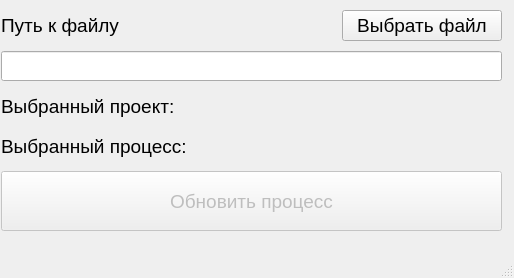
<?xml version="1.0" encoding="UTF-8"?>
<ui version="4.0">
 <class>MainWindow</class>
 <widget class="QMainWindow" name="MainWindow">
  <property name="geometry">
   <rect>
    <x>0</x>
    <y>0</y>
    <width>514</width>
    <height>278</height>
   </rect>
  </property>
  <property name="windowTitle">
   <string>Обновление процесса</string>
  </property>
  <widget class="QWidget" name="centralwidget">
   <widget class="QFrame" name="MainFrame">
    <property name="geometry">
     <rect>
      <x>0</x>
      <y>0</y>
      <width>511</width>
      <height>241</height>
     </rect>
    </property>
    <layout class="QVBoxLayout" name="verticalLayout" stretch="1,1,1,1,2">
     <property name="spacing">
      <number>10</number>
     </property>
     <property name="leftMargin">
      <number>1</number>
     </property>
     <property name="topMargin">
      <number>10</number>
     </property>
     <property name="bottomMargin">
      <number>10</number>
     </property>
     <item>
      <layout class="QHBoxLayout" name="horizontalLayout_2">
       <item>
        <widget class="QLabel" name="label_path">
         <property name="font">
          <font>
           <pointsize>14</pointsize>
          </font>
         </property>
         <property name="text">
          <string>Путь к файлу</string>
         </property>
        </widget>
       </item>
       <item>
        <widget class="QLabel" name="label_project_2">
         <property name="font">
          <font>
           <pointsize>14</pointsize>
          </font>
         </property>
         <property name="text">
          <string/>
         </property>
        </widget>
       </item>
       <item>
        <widget class="QPushButton" name="btn_choice_file">
         <property name="sizePolicy">
          <sizepolicy hsizetype="Minimum" vsizetype="Minimum">
           <horstretch>0</horstretch>
           <verstretch>0</verstretch>
          </sizepolicy>
         </property>
         <property name="font">
          <font>
           <pointsize>14</pointsize>
          </font>
         </property>
         <property name="text">
          <string>Выбрать файл</string>
         </property>
        </widget>
       </item>
      </layout>
     </item>
     <item>
      <widget class="QLineEdit" name="edit_path_file">
       <property name="sizePolicy">
        <sizepolicy hsizetype="Preferred" vsizetype="Preferred">
         <horstretch>0</horstretch>
         <verstretch>0</verstretch>
        </sizepolicy>
       </property>
       <property name="font">
        <font>
         <pointsize>12</pointsize>
        </font>
       </property>
      </widget>
     </item>
     <item>
      <layout class="QHBoxLayout" name="horizontalLayout">
       <item>
        <widget class="QLabel" name="label_project_desc">
         <property name="font">
          <font>
           <pointsize>14</pointsize>
          </font>
         </property>
         <property name="text">
          <string>Выбранный проект:</string>
         </property>
        </widget>
       </item>
       <item>
        <widget class="QLabel" name="label_project">
         <property name="font">
          <font>
           <pointsize>14</pointsize>
          </font>
         </property>
         <property name="text">
          <string/>
         </property>
        </widget>
       </item>
      </layout>
     </item>
     <item>
      <layout class="QHBoxLayout" name="horizontalLayout_3">
       <item>
        <widget class="QLabel" name="label_project_desc_2">
         <property name="font">
          <font>
           <pointsize>14</pointsize>
          </font>
         </property>
         <property name="text">
          <string>Выбранный процесс:</string>
         </property>
        </widget>
       </item>
       <item>
        <widget class="QLabel" name="label_process">
         <property name="font">
          <font>
           <pointsize>14</pointsize>
          </font>
         </property>
         <property name="text">
          <string/>
         </property>
        </widget>
       </item>
      </layout>
     </item>
     <item>
      <widget class="QPushButton" name="btn_upd_proc">
       <property name="enabled">
        <bool>false</bool>
       </property>
       <property name="sizePolicy">
        <sizepolicy hsizetype="Minimum" vsizetype="Minimum">
         <horstretch>0</horstretch>
         <verstretch>0</verstretch>
        </sizepolicy>
       </property>
       <property name="font">
        <font>
         <pointsize>14</pointsize>
        </font>
       </property>
       <property name="text">
        <string>Обновить процесс</string>
       </property>
      </widget>
     </item>
    </layout>
   </widget>
  </widget>
  <widget class="QMenuBar" name="menubar">
   <property name="geometry">
    <rect>
     <x>0</x>
     <y>0</y>
     <width>514</width>
     <height>21</height>
    </rect>
   </property>
  </widget>
  <widget class="QStatusBar" name="statusbar"/>
 </widget>
 <resources/>
 <connections/>
</ui>
